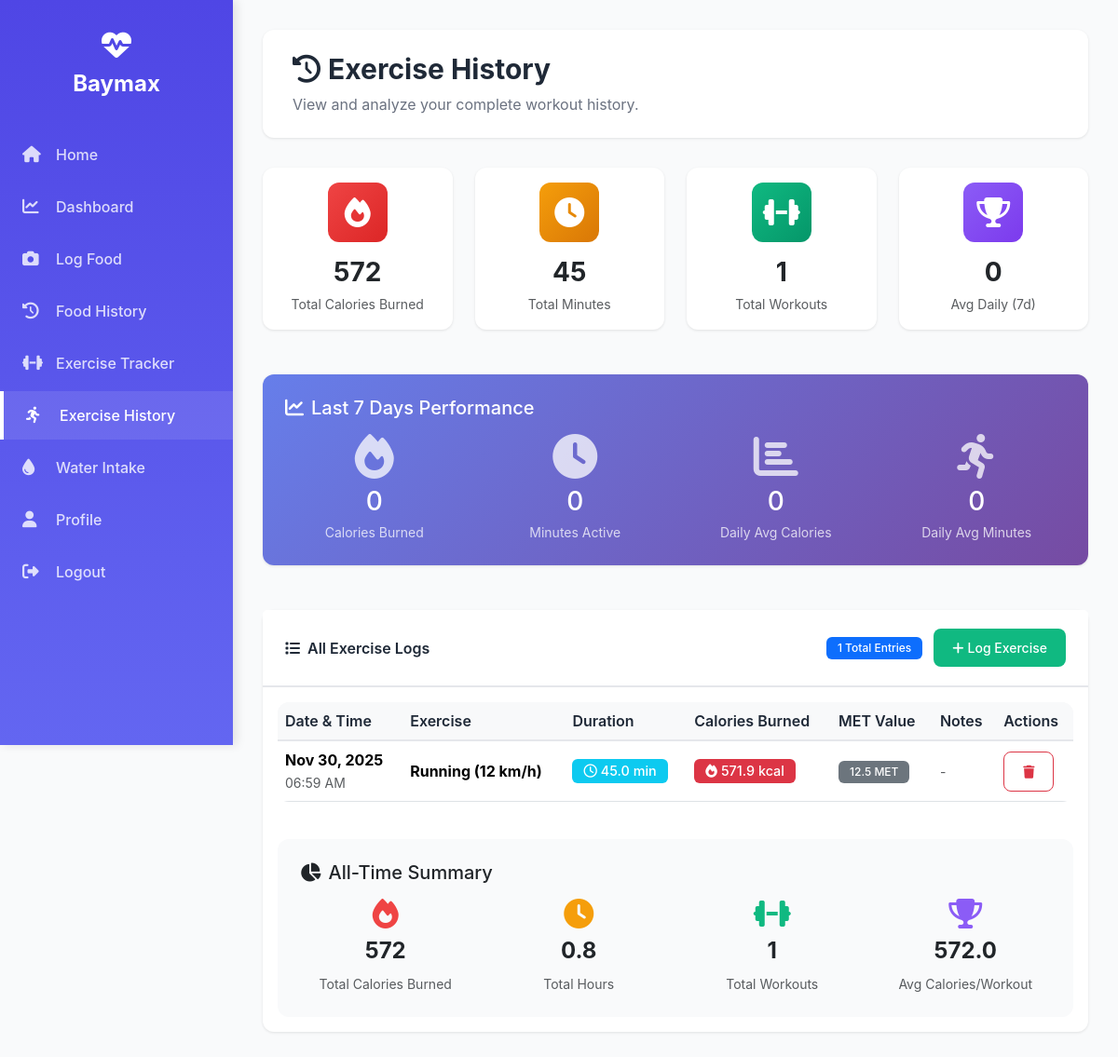
Before: /exercise_history (signed in) with the older database file.
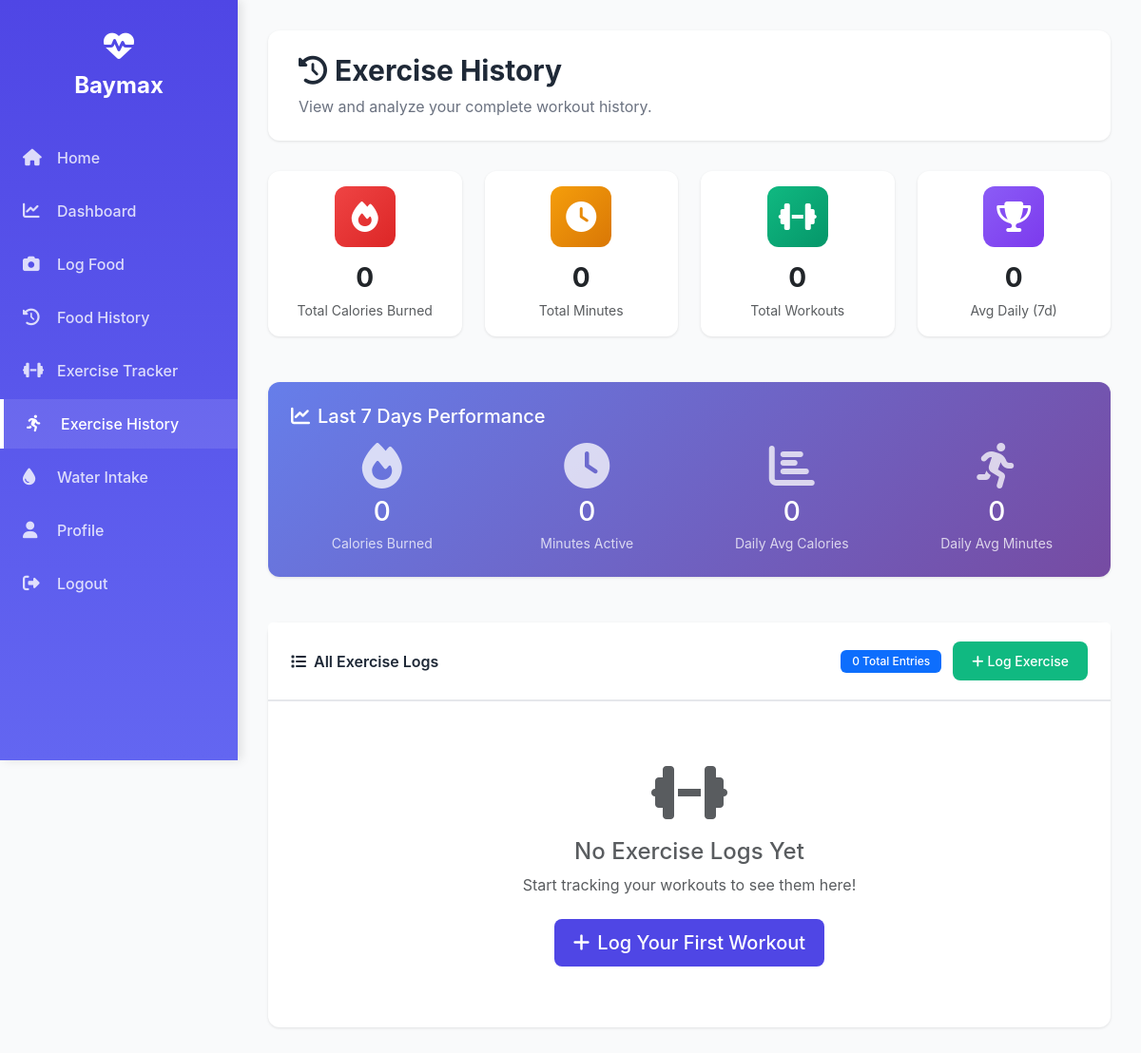
After: the same page with the newer database file.
### app.py (models this page shows)
class ExerciseLog(db.Model):
    id = db.Column(db.Integer, primary_key=True)
    user_id = db.Column(db.Integer, db.ForeignKey('user.id'))
    exercise_name = db.Column(db.String(200))
    duration_minutes = db.Column(db.Float)
    calories_burned = db.Column(db.Float)
    met_value = db.Column(db.Float)
    date = db.Column(db.DateTime, default=datetime.utcnow)
    notes = db.Column(db.String(500), nullable=True)

### app.py (the view)
@app.route('/exercise_history')
@login_required
def exercise_history():
    logs = ExerciseLog.query.filter_by(user_id=current_user.id).order_by(ExerciseLog.date.desc()).all()
    total_calories = sum(log.calories_burned for log in logs)
    total_duration = sum(log.duration_minutes for log in logs)
    total_workouts = len(logs)
    week_ago = datetime.utcnow() - timedelta(days=7)
    week_logs = [log for log in logs if log.date >= week_ago]
    week_calories = sum(log.calories_burned for log in week_logs)
    week_duration = sum(log.duration_minutes for log in week_logs)
    avg_daily_calories = round(week_calories / 7, 1) if week_logs else 0
    avg_daily_duration = round(week_duration / 7, 1) if week_logs else 0
    return render_template('exercise_history.html',
                         logs=logs,
                         total_calories=round(total_calories),
                         total_duration=round(total_duration),
                         total_workouts=total_workouts,
                         week_calories=round(week_calories),
                         week_duration=round(week_duration),
                         avg_daily_calories=avg_daily_calories,
                         avg_daily_duration=avg_daily_duration)

### app.py (called while the page is built)
@login_manager.user_loader
def load_user(user_id):
    return User.query.get(int(user_id))

### templates/exercise_history.html (shortened to what the changed rows need)
{% extends "base.html" %}
{% block content %}
<div class="content-header">
    <h1><i class="fas fa-history me-2"></i>Exercise History</h1>
</div>
<div class="row g-4 mb-4">
    <div class="col-md-3">
        <div class="card">
            <div class="card-body text-center">
                <div style="width: 64px; height: 64px; background: linear-gradient(135deg, #EF4444, #DC2626); border-radius: 12px; display: flex; align-items: center; justify-content: center; margin: 0 auto 1rem;">
                    <i class="fas fa-fire text-white fa-2x"></i>
                </div>
                <h3 class="mb-1 fw-bold">{{ total_calories }}</h3>
                <small class="text-muted">Total Calories Burned</small>
            </div>
        </div>
    </div>
    <div class="col-md-3">
        <div class="card">
            <div class="card-body text-center">
                <div style="width: 64px; height: 64px; background: linear-gradient(135deg, #F59E0B, #D97706); border-radius: 12px; display: flex; align-items: center; justify-content: center; margin: 0 auto 1rem;">
                    <i class="fas fa-clock text-white fa-2x"></i>
                </div>
                <h3 class="mb-1 fw-bold">{{ total_duration }}</h3>
                <small class="text-muted">Total Minutes</small>
            </div>
        </div>
    </div>
    <div class="col-md-3">
        <div class="card">
            <div class="card-body text-center">
                <div style="width: 64px; height: 64px; background: linear-gradient(135deg, #10B981, #059669); border-radius: 12px; display: flex; align-items: center; justify-content: center; margin: 0 auto 1rem;">
                    <i class="fas fa-dumbbell text-white fa-2x"></i>
                </div>
                <h3 class="mb-1 fw-bold">{{ total_workouts }}</h3>
                <small class="text-muted">Total Workouts</small>
            </div>
        </div>
    </div>
</div>
<div class="row">
    <div class="col-12">
        <div class="card">
            <div class="card-header d-flex justify-content-between align-items-center">
                <div>
                    <span class="badge bg-primary">{{ logs|length }} Total Entries</span>
                    <a href="{{ url_for('exercise') }}" class="btn btn-sm btn-success ms-2">
                        <i class="fas fa-plus me-1"></i>Log Exercise
                    </a>
                </div>
            </div>
            <div class="card-body">
                {% if logs %}
                <div class="table-responsive">
                    <table class="table table-hover align-middle">
                        <thead class="table-light">
                            <tr>
                                <th>Date & Time</th>
                                <th>Exercise</th>
                                <th>Duration</th>
                                <th>Calories Burned</th>
                                <th>MET Value</th>
                                <th>Notes</th>
                                <th>Actions</th>
                            </tr>
                        </thead>
                        <tbody>
                            {% for log in logs %}
                            <tr>
                                <td>
                                    <div>
                                        <strong>{{ log.date.strftime('%b %d, %Y') }}</strong>
                                        <br>
                                        <small class="text-muted">{{ log.date.strftime('%I:%M %p') }}</small>
                                    </div>
                                </td>
                                <td>
                                    <strong>{{ log.exercise_name }}</strong>
                                </td>
                                <td>
                                    <span class="badge bg-info" style="font-size: 0.9rem;">
                                        <i class="far fa-clock me-1"></i>{{ log.duration_minutes }} min
                                    </span>
                                </td>
                                <td>
                                    <span class="badge bg-danger" style="font-size: 0.9rem;">
                                        <i class="fas fa-fire me-1"></i>{{ log.calories_burned }} kcal
                                    </span>
                                </td>
                                <td>
                                    <span class="badge bg-secondary">{{ log.met_value }} MET</span>
                                </td>
                                <td>
                                    {% if log.notes %}
                                        <small class="text-muted">{{ log.notes[:50] }}{% if log.notes|length > 50 %}...{% endif %}</small>
                                    {% else %}
                                        <small class="text-muted">-</small>
                                    {% endif %}
                                </td>
                                <td>
                                    <form method="post" action="{{ url_for('delete_exercise', log_id=log.id) }}"
                                          style="display: inline;"
                                          onsubmit="return confirm('Are you sure you want to delete this exercise log?');">
                                        <button type="submit" class="btn btn-sm btn-outline-danger" title="Delete">
                                            <i class="fas fa-trash"></i>
                                        </button>
                                    </form>
                                </td>
                            </tr>
                            {% endfor %}
                        </tbody>
                    </table>
                </div>
                <div class="mt-4 p-4" style="background: #F9FAFB; border-radius: 12px;">
                    <h5 class="mb-3"><i class="fas fa-chart-pie me-2"></i>All-Time Summary</h5>
                    <div class="row text-center">
                        <div class="col-md-3">
                            <div class="mb-2">
                                <i class="fas fa-fire fa-2x" style="color: #EF4444;"></i>
                            </div>
                            <h4 class="fw-bold">{{ total_calories }}</h4>
                            <small class="text-muted">Total Calories Burned</small>
                        </div>
                        <div class="col-md-3">
                            <div class="mb-2">
                                <i class="fas fa-clock fa-2x" style="color: #F59E0B;"></i>
                            </div>
                            <h4 class="fw-bold">{{ (total_duration / 60)|round(1) }}</h4>
                            <small class="text-muted">Total Hours</small>
                        </div>
                        <div class="col-md-3">
                            <div class="mb-2">
                                <i class="fas fa-dumbbell fa-2x" style="color: #10B981;"></i>
                            </div>
                            <h4 class="fw-bold">{{ total_workouts }}</h4>
                            <small class="text-muted">Total Workouts</small>
                        </div>
                        <div class="col-md-3">
                            <div class="mb-2">
                                <i class="fas fa-trophy fa-2x" style="color: #8B5CF6;"></i>
                            </div>
                            <h4 class="fw-bold">{{ (total_calories / total_workouts)|round if total_workouts > 0 else 0 }}</h4>
                            <small class="text-muted">Avg Calories/Workout</small>
                        </div>
                    </div>
                </div>
                {% else %}
                <div class="text-center py-5">
                    <i class="fas fa-dumbbell fa-4x text-muted mb-3"></i>
                    <h4 class="text-muted">No Exercise Logs Yet</h4>
                    <p class="text-muted mb-4">Start tracking your workouts to see them here!</p>
                    <a href="{{ url_for('exercise') }}" class="btn btn-primary btn-lg">
                        <i class="fas fa-plus me-2"></i>Log Your First Workout
                    </a>
                </div>
                {% endif %}
            </div>
        </div>
    </div>
</div>
{% endblock %}

Changed rows visible on the page:
removed ExerciseLog: date "Nov 30, 2025", date "06:59 AM", exercise_name "Running (12 km/h)", duration_minutes "45.0", calories_burned "571.9", met_value "12.5"
Other visible differences:
{{ total_calories }}: "572" → "0"
{{ total_duration }}: "45" → "0"
{{ total_workouts }}: "1" → "0"
{{ logs|length }}: "1" → "0"
{{ total_calories }}: "572" → (not shown)
{{ (total_duration / 60)|round(1) }}: "0.8" → (not shown)
{{ total_workouts }}: "1" → (not shown)
{{ (total_calories / total_workouts)|round if total_workouts > 0 else 0 }}: "572.0" → (not shown)
text no longer shown: "Date & Time Exercise Duration Calories Burned MET Value Notes Actions All-Time Summary Total Calories Burned Total Hours Total Workouts Avg Calories/Workout"
text now shown: "No Exercise Logs Yet Start tracking your workouts to see them here! Log Your First Workout"
